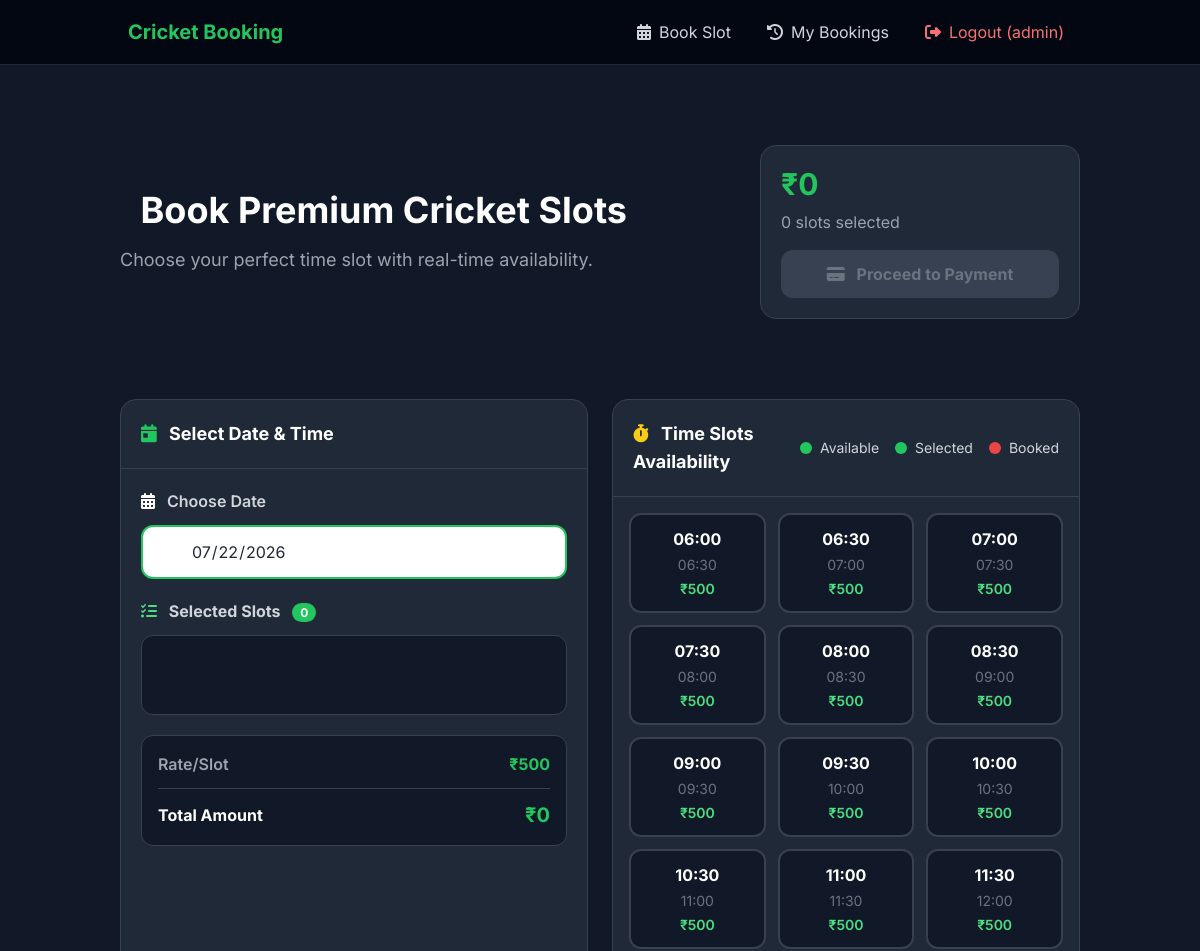
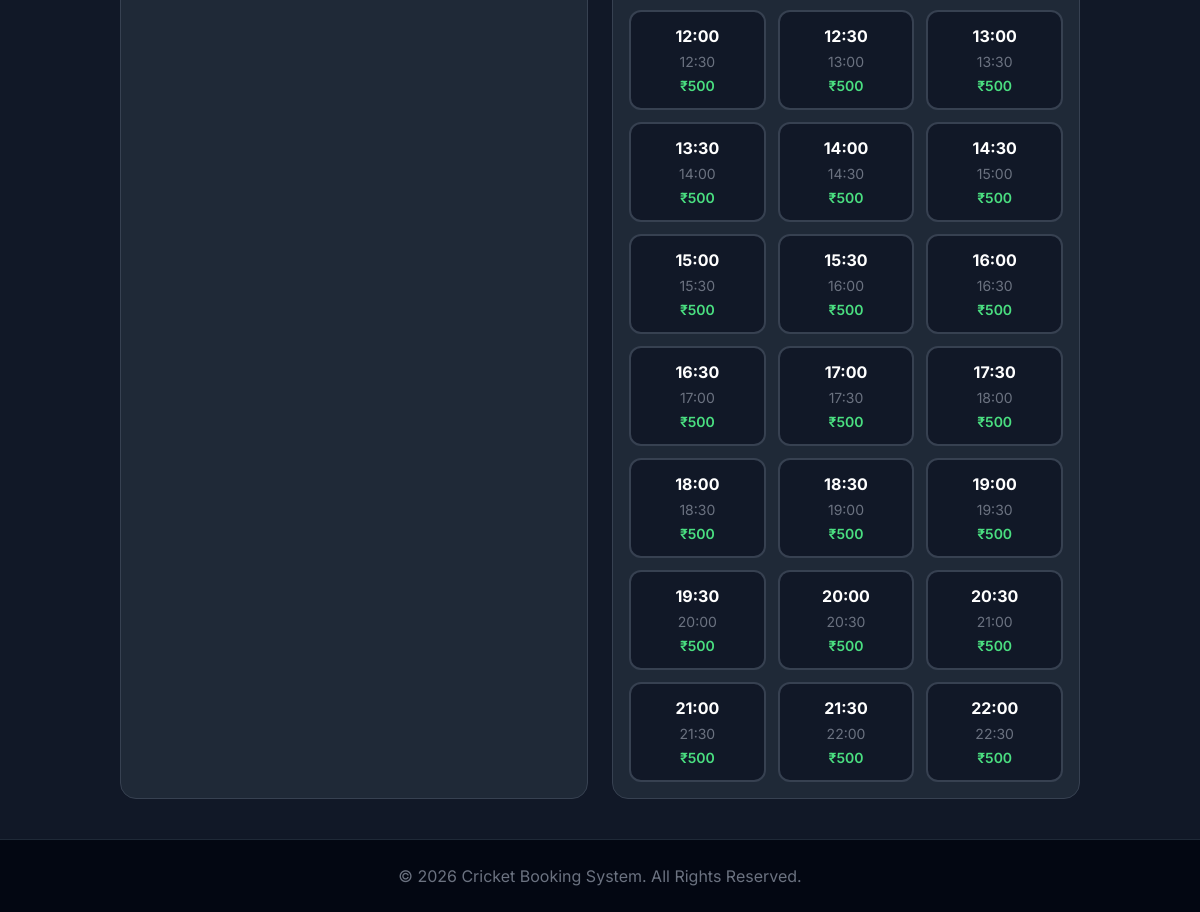
The app's page / (signed in) with its own data (2 pictures, top to bottom).
### booking/models.py (models this page shows, shortened)
class TimeSlot(models.Model):
    start_time = models.TimeField()
    end_time = models.TimeField()

### booking/views.py (the view)
# urls.py: path('', views.home, name="home"),
@login_required
def home(request):
    slots = TimeSlot.objects.all()
    today = request.GET.get('today', None)
    return render(request, "index.html", {"slots": slots, "today": today})

### booking/templates/index.html (shortened to what this page needs)
{% extends 'base.html' %}
{% block content %}
<section class="py-6 lg:py-10 mb-6 lg:mb-10">
    <div class="flex flex-col lg:flex-row lg:items-center gap-6">
        <div class="flex-1">
            <h3 class="text-2xl md:text-3xl lg:text-4xl font-bold text-white mb-4">
                Book Premium Cricket Slots
            </h3>
            <p class="text-lg text-gray-400">
                Choose your perfect time slot with real-time availability.
            </p>
        </div>
        <div class="lg:w-80">
            <div class="p-5 rounded-2xl bg-gray-800 border border-gray-700 sticky top-24">
                <div class="text-3xl font-bold text-primary mb-2" id="total-price">₹0</div>
                <div class="text-gray-400 mb-4" id="slot-count">0 slots selected</div>
                <button id="proceed-payment" class="w-full py-3 rounded-xl bg-gray-700 text-gray-500 font-bold cursor-not-allowed" disabled>
                    <i class="fas fa-credit-card mr-2"></i> Proceed to Payment
                </button>
            </div>
        </div>
    </div>
</section>
<div class="flex flex-col lg:flex-row gap-6">
    <div class="lg:w-full xl:w-1/3">
        <div class="bg-gray-800 rounded-2xl border border-gray-700 h-full mb-6">
            <div class="p-5 border-b border-gray-700">
                <h5 class="text-lg font-bold text-white">
                    <i class="fas fa-calendar-day text-primary mr-2"></i>
                    Select Date & Time
                </h5>
            </div>
            <div class="p-5">
<div class="mb-5">
                    <label class="block font-semibold text-gray-300 mb-3">
                        <i class="fas fa-calendar-alt text-white mr-2"></i> Choose Date
                    </label>
                    <div class="relative">
                        <input type="date" id="booking-date" class="w-full px-4 py-3 pl-12 rounded-xl bg-gray-900 border border-gray-700 text-white focus:outline-none focus:border-primary transition-all" required>
                        <i class="fas fa-calendar-alt absolute left-4 top-1/2 transform -translate-y-1/2 text-white"></i>
                    </div>
                </div>
                <div class="mb-5">
                    <h6 class="font-bold text-gray-300 mb-3">
                        <i class="fas fa-list-check text-green-400 mr-2"></i>
                        Selected Slots <span class="ml-2 px-2 py-0.5 rounded-full bg-primary text-white text-xs">{{ selectedSlots|length }}</span>
                    </h6>
                    <div id="selected-slots-list" class="min-h-20 p-3 rounded-xl bg-gray-900 border border-gray-700 flex flex-wrap gap-2"></div>
                </div>
                <div class="p-4 rounded-xl bg-gray-900 border border-gray-700">
                    <div class="flex justify-between mb-3">
                        <span class="text-gray-400 font-semibold">Rate/Slot</span>
                        <span class="text-primary font-bold">₹500</span>
                    </div>
                    <div class="border-t border-gray-700 pt-3">
                        <div class="flex justify-between items-center">
                            <span class="font-bold text-white">Total Amount</span>
                            <span class="text-xl font-bold text-primary" id="total-amount">₹0</span>
                        </div>
                    </div>
                </div>
            </div>
        </div>
    </div>
    <div class="lg:w-full xl:w-2/3">
        <div class="bg-gray-800 rounded-2xl border border-gray-700 h-full">
            <div class="p-5 border-b border-gray-700">
                <div class="flex flex-col sm:flex-row sm:items-center justify-between gap-3">
                    <h5 class="text-lg font-bold text-white">
                        <i class="fas fa-stopwatch text-yellow-400 mr-2"></i>
                        Time Slots Availability
                    </h5>
                    <div class="flex items-center gap-4 text-sm">
                        <span class="flex items-center gap-2">
                            <span class="w-3 h-3 rounded-full bg-green-500"></span> Available
                        </span>
                        <span class="flex items-center gap-2">
                            <span class="w-3 h-3 rounded-full bg-primary"></span> Selected
                        </span>
                        <span class="flex items-center gap-2">
                            <span class="w-3 h-3 rounded-full bg-red-500"></span> Booked
                        </span>
                    </div>
                </div>
            </div>
            <div class="p-4">
<div class="grid grid-cols-3 sm:grid-cols-3 md:grid-cols-4 lg:grid-cols-3 xl:grid-cols-4 gap-2 sm:gap-3" id="slots-grid">
                    {% for slot in slots %}
                    <div class="slot-box cursor-pointer rounded-lg sm:rounded-xl p-2 sm:p-3 border-2 border-gray-700 bg-gray-900 hover:border-primary hover:scale-105 transition-all text-center"
                         data-slot-id="{{ slot.id }}"
                         data-price="500"
                         data-start="{{ slot.start_time|time:'H:i' }}"
                         data-end="{{ slot.end_time|time:'H:i' }}">
                        <div class="font-bold text-white mb-1">{{ slot.start_time|time:"H:i" }}</div>
                        <div class="text-gray-500 text-sm mb-1">{{ slot.end_time|time:"H:i" }}</div>
<div class="text-green-400 font-semibold text-xs sm:text-sm">₹500</div>
                    </div>
                    {% empty %}
                    <div class="col-span-full text-center py-12">
                        <i class="fas fa-calendar-times text-5xl mb-4 text-gray-600"></i>
                        <h5 class="text-gray-400">No slots for this date</h5>
                    </div>
                    {% endfor %}
                </div>
            </div>
        </div>
    </div>
</div>
{% endblock %}

### booking/templates/base.html (shortened to what this page needs)
<!DOCTYPE html>
{% load static %}
<html lang="en">
<head>
    <script src="https://cdn.tailwindcss.com"></script>
    <link href="https://cdnjs.cloudflare.com/ajax/libs/font-awesome/6.6.0/css/all.min.css" rel="stylesheet">
    <link href="{% static 'booking/modern-ui.css' %}" rel="stylesheet">
</head>
<body class="flex flex-col min-h-screen bg-gray-900 text-gray-300">
    <nav class="sticky top-0 z-50 bg-gray-950 border-b border-gray-800">
        <div class="container mx-auto px-4 sm:px-6 lg:px-8">
            <div class="flex items-center justify-between h-16">
                <a href="{% url 'home' %}" class="flex items-center gap-2">
                    <span class="text-xl font-bold text-primary hidden sm:block">Cricket Booking</span>
                </a>
                <div class="hidden md:flex items-center gap-1">
                    {% if user.is_authenticated %}
                        <a href="{% url 'home' %}" class="px-4 py-2 rounded-lg hover:bg-gray-800 hover:text-primary transition-all">
                            <i class="fas fa-calendar-alt mr-2"></i>Book Slot
                        </a>
                        <a href="{% url 'history' %}" class="px-4 py-2 rounded-lg hover:bg-gray-800 hover:text-primary transition-all">
                            <i class="fas fa-history mr-2"></i>My Bookings
                        </a>
                        <a href="{% url 'logout' %}" class="px-4 py-2 rounded-lg hover:bg-gray-800 hover:text-red-500 transition-all text-red-400">
                            <i class="fas fa-sign-out-alt mr-2"></i>Logout ({{ user.username }})
                        </a>
                    {% endif %}
                </div>
            </div>
        </div>
    </nav>
    <main class="flex-grow container mx-auto px-4 sm:px-6 lg:px-8 py-6 lg:py-10">
        {% block content %}{% endblock %}
    </main>
    <footer class="mt-auto py-6 border-t border-gray-800 bg-gray-950">
        <div class="container mx-auto px-4 text-center">
            <p class="text-gray-500">&copy; 2026 Cricket Booking System. All Rights Reserved.</p>
        </div>
    </footer>
</body>
</html>

### booking/static/booking/modern-ui.css (style rules this page uses)
:root { --primary: #22c55e; --primary-dark: #16a34a; --bg-main: #0b1220; --bg-section: #111827; --card-bg: #ffffff; --text-dark: #0f172a; --text-light: #64748b; }
body { font-family: 'Inter', sans-serif; }
.container { max-width: 1280px; }
input[type="date"] { background-color: #ffffff !important; color: #1f2937 !important; border: 2px solid #22c55e !important; cursor: pointer; }
.slot-box { padding: 12px; border-radius: 12px; text-align: center; background: #1e293b; border: 2px solid #334155; cursor: pointer; transition: all 0.2s; }

### records on screen
TimeSlot: start_time "06:00", end_time "06:30"
TimeSlot: start_time "06:30", end_time "07:00"
TimeSlot: start_time "07:00", end_time "07:30"
TimeSlot: start_time "07:30", end_time "08:00"
TimeSlot: start_time "08:00", end_time "08:30"
TimeSlot: start_time "08:30", end_time "09:00"
TimeSlot: start_time "09:00", end_time "09:30"
TimeSlot: start_time "09:30", end_time "10:00"
TimeSlot: start_time "10:00", end_time "10:30"
TimeSlot: start_time "10:30", end_time "11:00"
TimeSlot: start_time "11:00", end_time "11:30"
TimeSlot: start_time "11:30", end_time "12:00"
TimeSlot: start_time "12:00", end_time "12:30"
TimeSlot: start_time "12:30", end_time "13:00"
TimeSlot: start_time "13:00", end_time "13:30"
TimeSlot: start_time "13:30", end_time "14:00"
TimeSlot: start_time "14:00", end_time "14:30"
TimeSlot: start_time "14:30", end_time "15:00"
TimeSlot: start_time "15:00", end_time "15:30"
TimeSlot: start_time "15:30", end_time "16:00"
TimeSlot: start_time "16:00", end_time "16:30"
TimeSlot: start_time "16:30", end_time "17:00"
TimeSlot: start_time "17:00", end_time "17:30"
TimeSlot: start_time "17:30", end_time "18:00"
TimeSlot: start_time "18:00", end_time "18:30"
TimeSlot: start_time "18:30", end_time "19:00"
TimeSlot: start_time "19:00", end_time "19:30"
TimeSlot: start_time "19:30", end_time "20:00"
TimeSlot: start_time "20:00", end_time "20:30"
TimeSlot: start_time "20:30", end_time "21:00"
TimeSlot: start_time "21:00", end_time "21:30"
TimeSlot: start_time "21:30", end_time "22:00"
TimeSlot: start_time "22:00", end_time "22:30"

### other values on screen
{{ user.username }} "admin"
{{ selectedSlots|length }} "0"
